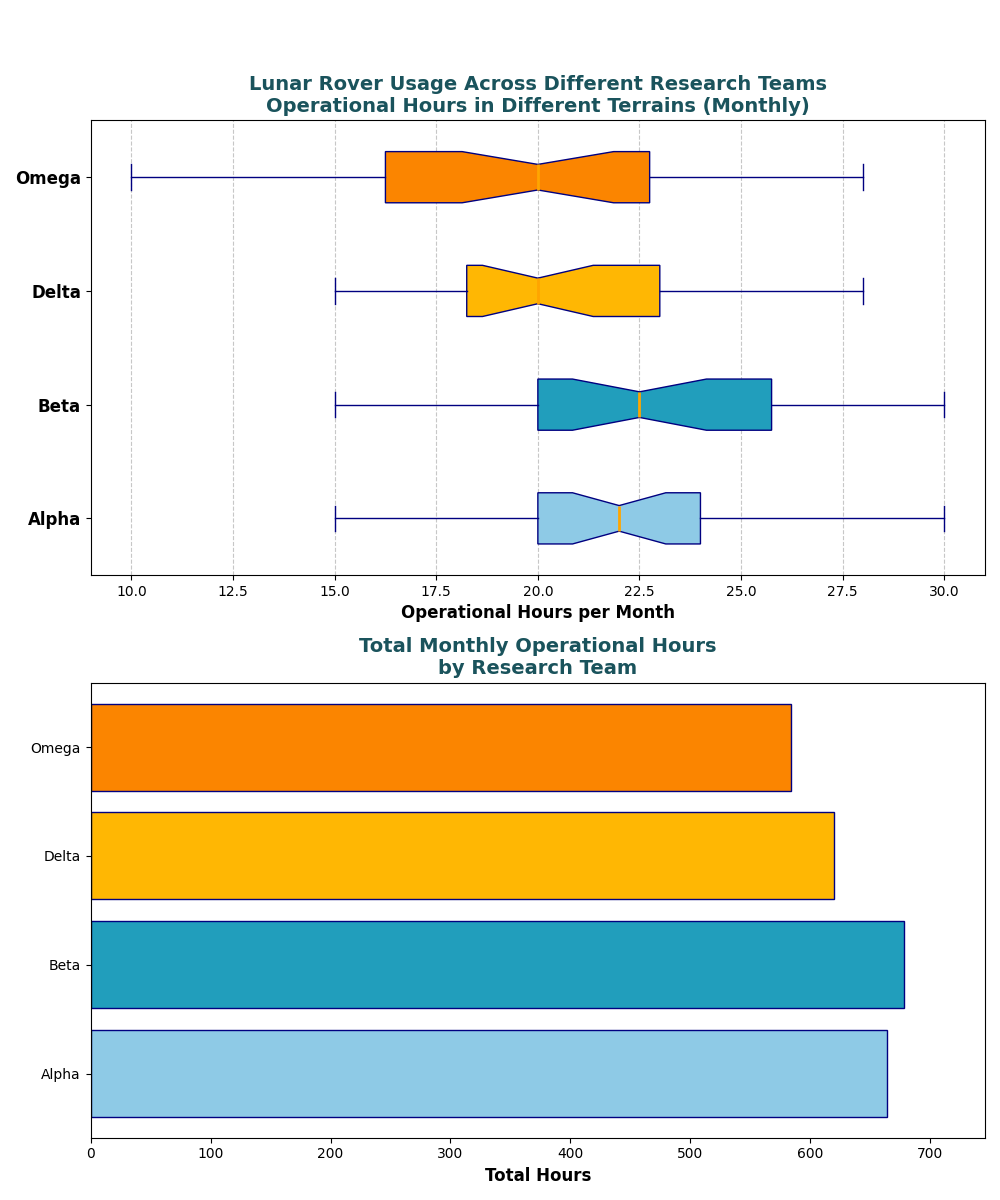

This chart was generated by the following Python code:
import matplotlib.pyplot as plt
import numpy as np

# Teams
teams = ["Alpha", "Beta", "Delta", "Omega"]

# Monthly operational hours
alpha_hours = [15, 18, 24, 20, 22, 17, 21, 23, 19, 26, 29, 18, 20, 24, 22, 27, 30, 20, 22, 24, 26, 20, 27, 19, 18, 24, 25, 23, 21, 20]
beta_hours = [20, 15, 17, 16, 19, 22, 21, 24, 22, 23, 18, 20, 19, 21, 23, 26, 28, 29, 30, 24, 25, 20, 22, 24, 26, 19, 28, 27, 26, 24]
delta_hours = [17, 19, 23, 20, 21, 18, 17, 16, 20, 24, 23, 25, 27, 28, 22, 20, 19, 18, 15, 17, 20, 19, 18, 20, 22, 23, 19, 21, 24, 25]
omega_hours = [12, 10, 15, 13, 16, 14, 20, 22, 19, 21, 18, 14, 17, 19, 20, 26, 24, 21, 23, 20, 20, 19, 17, 14, 25, 28, 27, 26, 24, 20]

# Calculate total monthly operational hours
total_hours = [sum(alpha_hours), sum(beta_hours), sum(delta_hours), sum(omega_hours)]

# Create subplots
fig, axs = plt.subplots(2, 1, figsize=(10, 12))

# Horizontal Box Plot
colors = ['#8ecae6', '#219ebc', '#ffb703', '#fb8500']
box = axs[0].boxplot(
    [alpha_hours, beta_hours, delta_hours, omega_hours], 
    vert=False, patch_artist=True, notch=True,
    boxprops=dict(facecolor='skyblue', color='navy'),
    whiskerprops=dict(color='navy'),
    capprops=dict(color='navy'),
    flierprops=dict(marker='o', color='red', markersize=6, alpha=0.6),
    medianprops=dict(color='orange', linewidth=2)
)

for patch, color in zip(box['boxes'], colors):
    patch.set_facecolor(color)

axs[0].set_title('Lunar Rover Usage Across Different Research Teams\nOperational Hours in Different Terrains (Monthly)', fontsize=14, fontweight='bold', color='#1a535c')
axs[0].set_xlabel('Operational Hours per Month', fontsize=12, fontweight='bold')
axs[0].set_yticks(np.arange(1, len(teams)+1))
axs[0].set_yticklabels(teams, fontsize=12, fontweight='bold')
axs[0].grid(axis='x', linestyle='--', alpha=0.7)

# Bar Chart
axs[1].barh(teams, total_hours, color=colors, edgecolor='navy')
axs[1].set_title('Total Monthly Operational Hours\nby Research Team', fontsize=14, fontweight='bold', color='#1a535c')
axs[1].set_xlabel('Total Hours', fontsize=12, fontweight='bold')
axs[1].set_xlim(0, max(total_hours) * 1.1)

# Adjust layout
plt.tight_layout(rect=[0, 0, 1, 0.95])

# Show the plots
plt.show()
